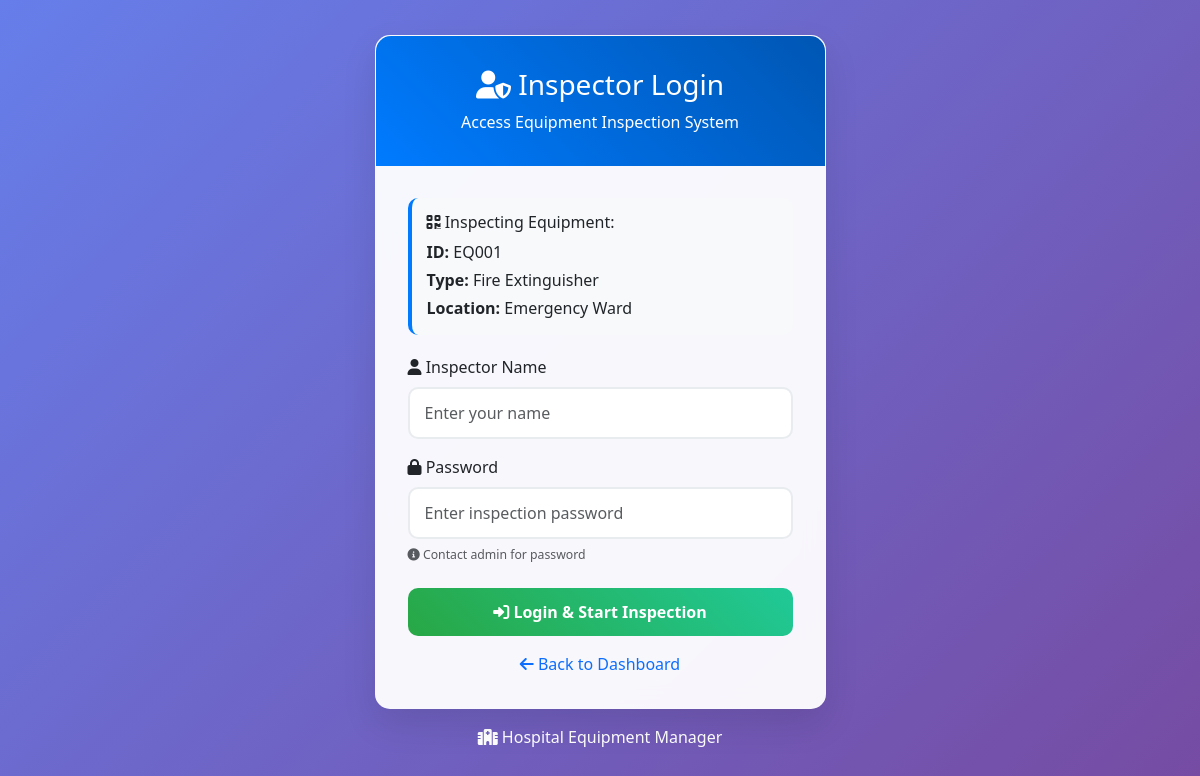
Screenshot of /login.php?equipment_id=EQ001 with the database file from the repository.
### tables this page shows
CREATE TABLE equipments (
    id INT AUTO_INCREMENT PRIMARY KEY,
    equipment_id VARCHAR(50) NOT NULL UNIQUE,
    type VARCHAR(100),
    location VARCHAR(100),
    area VARCHAR(100),
    frequency VARCHAR(20),          
    due_date DATE NOT NULL,
    created_at DATETIME DEFAULT CURRENT_TIMESTAMP,
    updated_at DATETIME DEFAULT CURRENT_TIMESTAMP
);

### config.php (called while the page is built, shortened)
<?php
class Database {
    private $connection;
    public function __construct() {
        try {
            $this->connection = new PDO(
                "mysql:host=" . DB_HOST . ";dbname=" . DB_NAME,
                DB_USER,
                DB_PASS,
                [
                    PDO::ATTR_ERRMODE => PDO::ERRMODE_EXCEPTION,
                    PDO::ATTR_DEFAULT_FETCH_MODE => PDO::FETCH_ASSOC
                ]
            );
        } catch(PDOException $e) {
            die("Connection failed: " . $e->getMessage());
        }
    }
    public function query($sql, $params = []) {
        $stmt = $this->connection->prepare($sql);
        $stmt->execute($params);
        return $stmt;
    }
    public function fetchOne($sql, $params = []) {
        return $this->query($sql, $params)->fetch();
    }
}
function sanitize($data) {
    return htmlspecialchars(strip_tags(trim($data)));
}
$db = new Database();
?>

### login.php (the view, shortened to what this page needs)
<?php
require_once 'config.php';
$equipment_id = isset($_GET['equipment_id']) ? sanitize($_GET['equipment_id']) : '';
?>
<!DOCTYPE html>
<html lang="en">
<head>
    <link href="https://cdn.jsdelivr.net/npm/bootstrap@5.3.0/dist/css/bootstrap.min.css" rel="stylesheet">
    <link href="https://cdnjs.cloudflare.com/ajax/libs/font-awesome/6.0.0/css/all.min.css" rel="stylesheet">
</head>
<body>
    <div class="container">
        <div class="row justify-content-center">
            <div class="col-md-6 col-lg-5">
                <div class="login-card">
                    <div class="login-header">
                        <h3><i class="fas fa-user-shield"></i> Inspector Login</h3>
                        <p class="mb-0">Access Equipment Inspection System</p>
                    </div>
                    <div class="login-body">
                        <?php if ($equipment_id): ?>
                            <?php
                            $equipment = $db->fetchOne("SELECT * FROM equipments WHERE equipment_id = ?", [$equipment_id]);
                            if ($equipment):
                            ?>
                            <div class="equipment-info">
                                <h6><i class="fas fa-qrcode"></i> Inspecting Equipment:</h6>
                                <p class="mb-1"><strong>ID:</strong> <?php echo $equipment['equipment_id']; ?></p>
                                <p class="mb-1"><strong>Type:</strong> <?php echo $equipment['type'] ?: 'Not specified'; ?></p>
                                <p class="mb-0"><strong>Location:</strong> <?php echo $equipment['location'] ?: 'Not specified'; ?></p>
                            </div>
                            <?php endif; ?>
                        <?php endif; ?>
                        <form method="POST" action="">
                            <div class="mb-3">
                                <label for="name" class="form-label">
                                    <i class="fas fa-user"></i> Inspector Name
                                </label>
                                <input type="text" class="form-control" id="name" name="name"
                                       placeholder="Enter your name" required
                                       value="<?php echo isset($_POST['name']) ? htmlspecialchars($_POST['name']) : ''; ?>">
                            </div>
                            <div class="mb-4">
                                <label for="password" class="form-label">
                                    <i class="fas fa-lock"></i> Password
                                </label>
                                <input type="password" class="form-control" id="password" name="password"
                                       placeholder="Enter inspection password" required>
                                <div class="form-text">
                                    <small><i class="fas fa-info-circle"></i> Contact admin for password</small>
                                </div>
                            </div>
                            <button type="submit" class="btn btn-login w-100">
                                <i class="fas fa-sign-in-alt"></i> Login & Start Inspection
                            </button>
                        </form>
                        <div class="text-center mt-3">
                            <a href="index.php" class="text-decoration-none">
                                <i class="fas fa-arrow-left"></i> Back to Dashboard
                            </a>
                        </div>
                    </div>
                </div>
                <div class="text-center mt-3">
                    <p class="text-white">
                        <i class="fas fa-hospital"></i> <?php echo SITE_NAME; ?>
                    </p>
                </div>
            </div>
        </div>
    </div>
</body>
</html>

### login.php (style rules this page uses)
body { background: linear-gradient(135deg, #667eea 0%, #764ba2 100%); min-height: 100vh; display: flex; align-items: center; }
.login-card { background: rgba(255, 255, 255, 0.95); border-radius: 15px; box-shadow: 0 15px 35px rgba(0, 0, 0, 0.1); backdrop-filter: blur(10px); border: 1px solid rgba(255, 255, 255, 0.2); }
.login-header { background: linear-gradient(45deg, #007bff, #0056b3); color: white; border-radius: 15px 15px 0 0; padding: 2rem; text-align: center; }
.login-body { padding: 2rem; }
.form-control { border-radius: 10px; border: 2px solid #e9ecef; padding: 12px 15px; transition: all 0.3s ease; }
.btn-login { background: linear-gradient(45deg, #28a745, #20c997); border: none; border-radius: 10px; padding: 12px 30px; font-weight: 600; color: white; transition: transform 0.3s ease; }
.equipment-info { background: #f8f9fa; border-radius: 10px; padding: 15px; margin-bottom: 20px; border-left: 4px solid #007bff; }

### rows the page displays
equipments: equipment "EQ001", type "Fire Extinguisher", location "Emergency Ward"

### other values shown
SITE_NAME "Hospital Equipment Manager"
